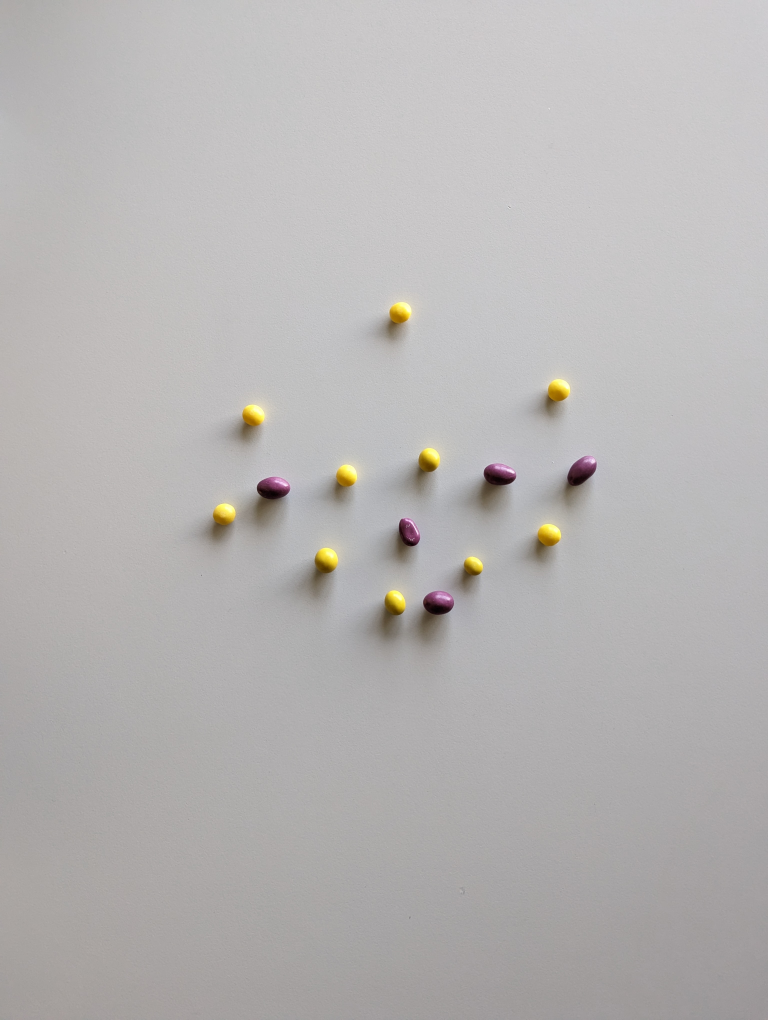
#> input picture WDPO/MassTest/data/01.jpg, 3072 x 4080 px (shown at 1/4 size)
$ python main.py
#> lines starting #> are read from the running program, lines starting #| are printed output that depends on the picture; after the words box and inside, x2 and y2 are one past the last pixel; in counts of white or black regions, pixels touching at a corner belong together
from __future__ import print_function
import numpy as np

import cv2
import cv2 as cv
import argparse

arr_low_h = [31, 0, 153, 162]
arr_high_h = [56, 30, 172, 180]

arr_low_s = [85, 144, 82, 50]
arr_high_s = [255, 255, 255, 189]

arr_low_v = [17, 169, 0, 179]
arr_high_v = [175, 245, 255, 255]

arr_dilation = []
arr_erosion = []

# [11 lines of commented-out code are left out]
low_H = 0
high_H = 30

low_S = 144
high_S = 255

low_V = 169
high_V = 245

# [18 lines of commented-out code are left out]

kernelE = np.ones((6,6),np.uint8)
kernelD = np.ones((5,5),np.uint8)


imgs = ["data/01.jpg", "data/02.jpg", "data/03.jpg", "data/04.jpg", "data/05.jpg", "data/06.jpg", "data/07.jpg", "data/08.jpg", "data/09.jpg", "data/10.jpg",
        "data/11.jpg", "data/12.jpg", "data/13.jpg", "data/14.jpg", "data/15.jpg", "data/16.jpg", "data/17.jpg", "data/18.jpg", "data/19.jpg", "data/20.jpg",
        "data/21.jpg", "data/22.jpg", "data/23.jpg", "data/24.jpg", "data/25.jpg", "data/26.jpg", "data/27.jpg", "data/28.jpg", "data/29.jpg", "data/30.jpg",
        "data/31.jpg", "data/32.jpg", "data/33.jpg", "data/34.jpg", "data/35.jpg", "data/36.jpg", "data/37.jpg",
        "data/38.jpg", "data/39.jpg"]

wyniki = [0, 6, 5, 5, 5, 5, 6, 6, 6, 6,
          0, 0, 4, 4, 4, 4, 4, 0, 2, 0,
          0, 1, 1, 1, 1, 1, 3, 3, 3, 3,
          3, 3, 3, 4, 4, 4, 2, 2, 2]

wynikiZo = [10, 8, 4, 4, 4, 4, 5, 0, 0, 2,
          2, 2, 2, 2, 8, 8, 8, 2, 0, 0,
          0, 0, 0, 0, 0, 0, 0, 0, 2, 2,
          9, 9, 9, 9, 4, 4, 2, 2, 2]

wynikiPu = [5, 5, 3, 3, 3, 3, 0, 0, 0, 0,
          4, 4, 4, 4, 4, 4, 4, 0, 0, 0,
          3, 0, 2, 2, 2, 2, 2, 2, 2, 3,
          2, 2, 2, 4, 4, 4, 2, 2, 2]

wynikiCZ = [0, 0, 9, 6, 6, 6, 8, 8, 8, 4,
          4, 4, 4, 4, 4, 4, 4, 0, 0, 3,
          0, 0, 0, 0, 3, 3, 3, 3, 3, 3,
          3, 3, 3, 4, 4, 4, 2, 2, 2]

wynikiAll = [wyniki, wynikiZo, wynikiPu, wynikiCZ]

skutecznosc = 0
pomylki = 0

licznik = 0


while True:

    img = cv.imread(imgs[licznik], cv.IMREAD_COLOR)
#> img is the input picture: shape (4080, 3072, 3); mean B, G, R 179.9, 180.3, 182.6

    imgR = cv2.resize(img, (0, 0), fx=0.25, fy=0.25, interpolation=cv2.INTER_AREA)
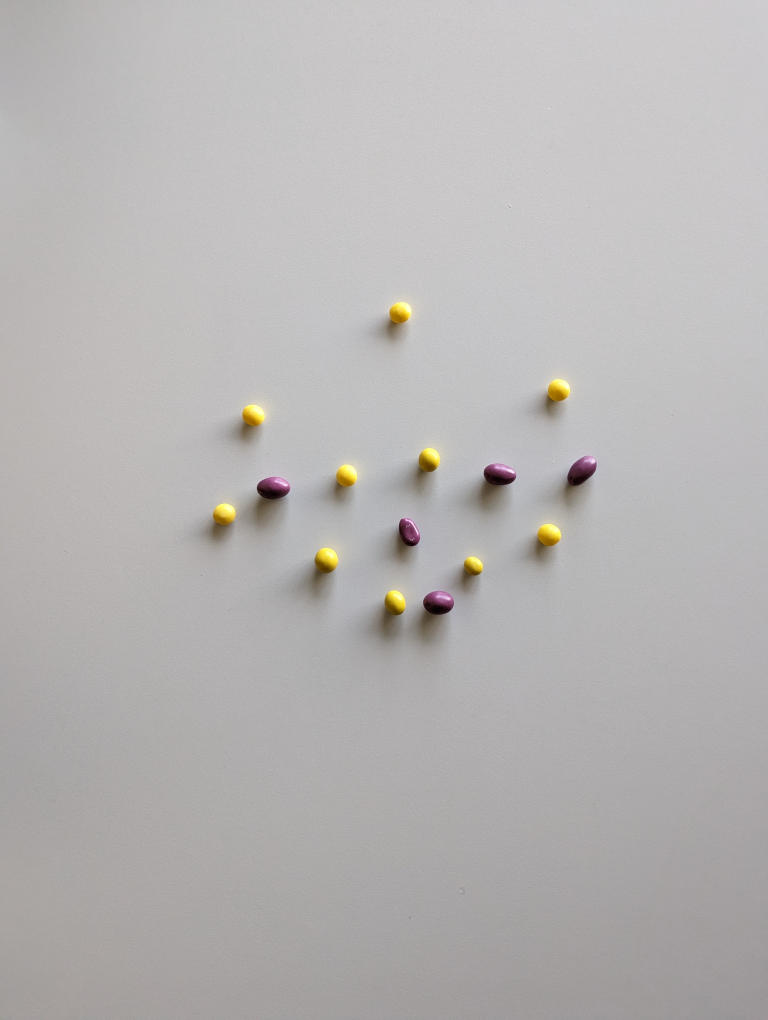
#> imgR: shape (1020, 768, 3); mean B, G, R 179.9, 180.3, 182.6

    imgB = cv2.blur(imgR, (5, 5), cv.BORDER_DEFAULT)

    if imgB is None:
        break

    frame_HSV = cv.cvtColor(imgB, cv.COLOR_BGR2HSV)
#> frame_HSV: shape (1020, 768, 3); mean H, S, V 82.5, 5.8, 182.9

    frame_threshold = cv.inRange(frame_HSV, (low_H, low_S, low_V), (high_H, high_S, high_V))
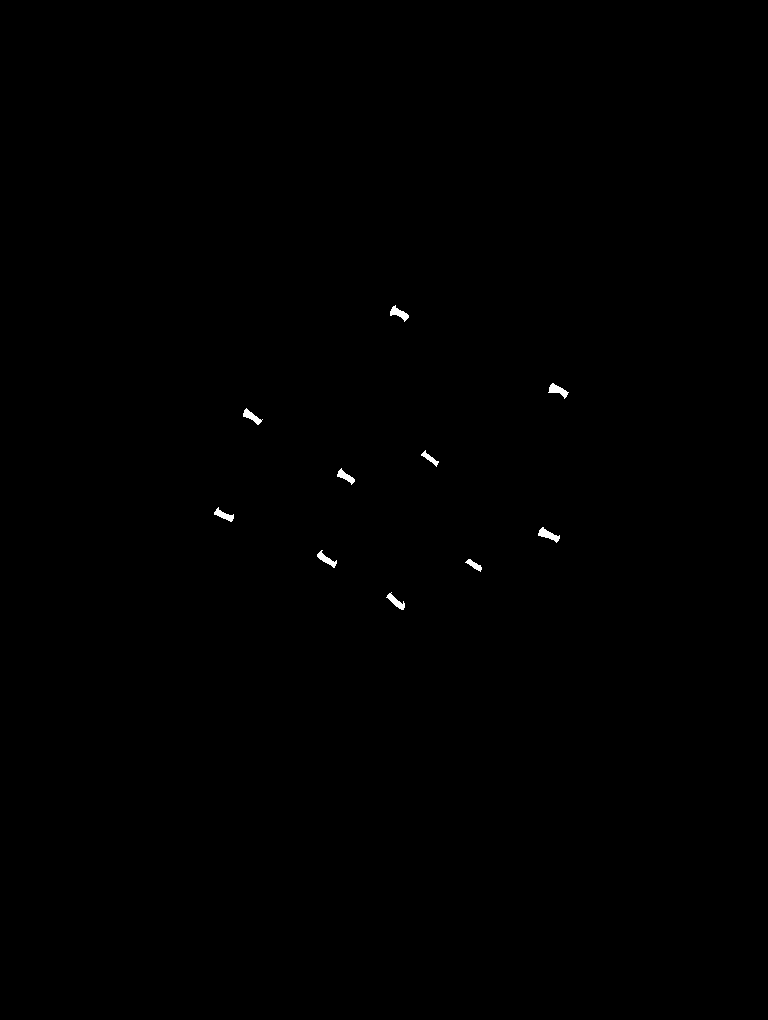
#> frame_threshold: shape (1020, 768); 0.16% white; 10 white regions, largest, box (x1, y1, x2, y2) and area: (538, 527, 560, 543) 154, (548, 383, 569, 399) 146, (390, 305, 409, 322) 141

    erosion = cv.erode(frame_threshold, kernelE, iterations=1)
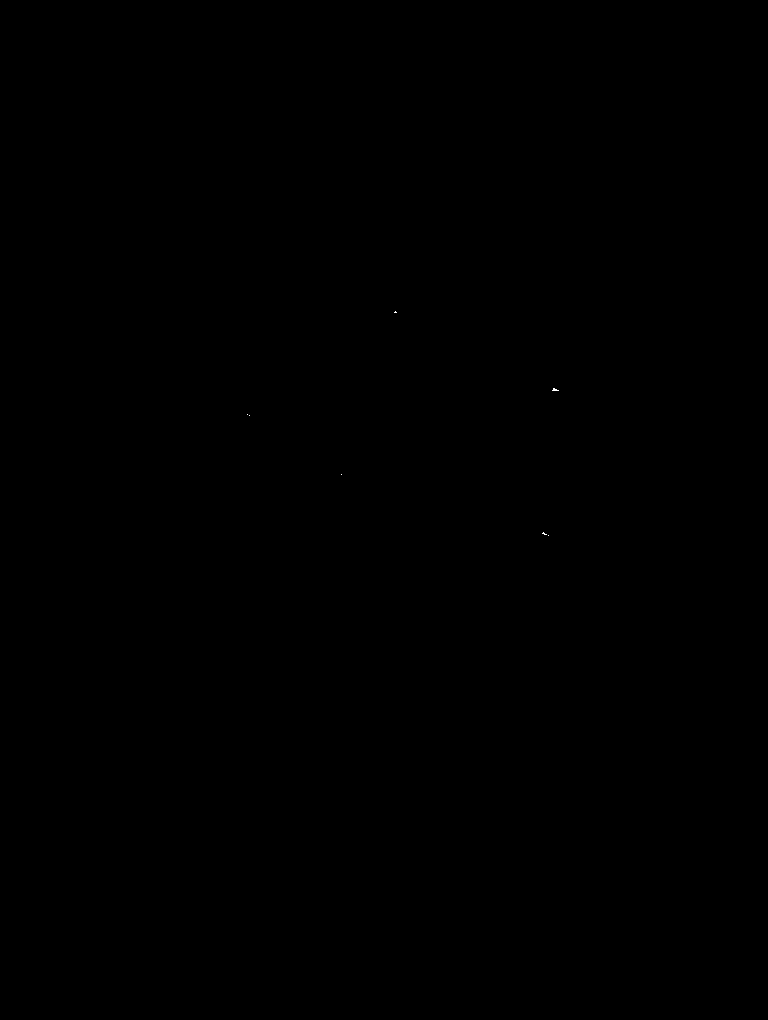
#> erosion: shape (1020, 768); 0% white in thin lines or dots, all inside (x1, y1, x2, y2) = (247, 311, 559, 536)
    dilation = cv.dilate(erosion, kernelD, iterations=1)
#> dilation: shape (1020, 768); 0.03% white; 5 white regions


    # [4 lines of commented-out code are left out]


    cv.imshow('Orginal', imgR)
    cv.imshow('thresh', frame_threshold)

    cv.imshow('open', dilation)

    contours, _ = cv2.findContours(dilation, cv2.RETR_EXTERNAL, cv2.CHAIN_APPROX_NONE)
#> contours = 5 contours, 1 with area under 20; largest, box (x1, y1, x2, y2) and area: (550, 386, 561, 393) 54, (540, 530, 551, 538) 53, (392, 309, 399, 315) 29, (245, 412, 252, 418) 27

    cv2.drawContours(imgR, contours, -1, (0, 0, 0), 3)
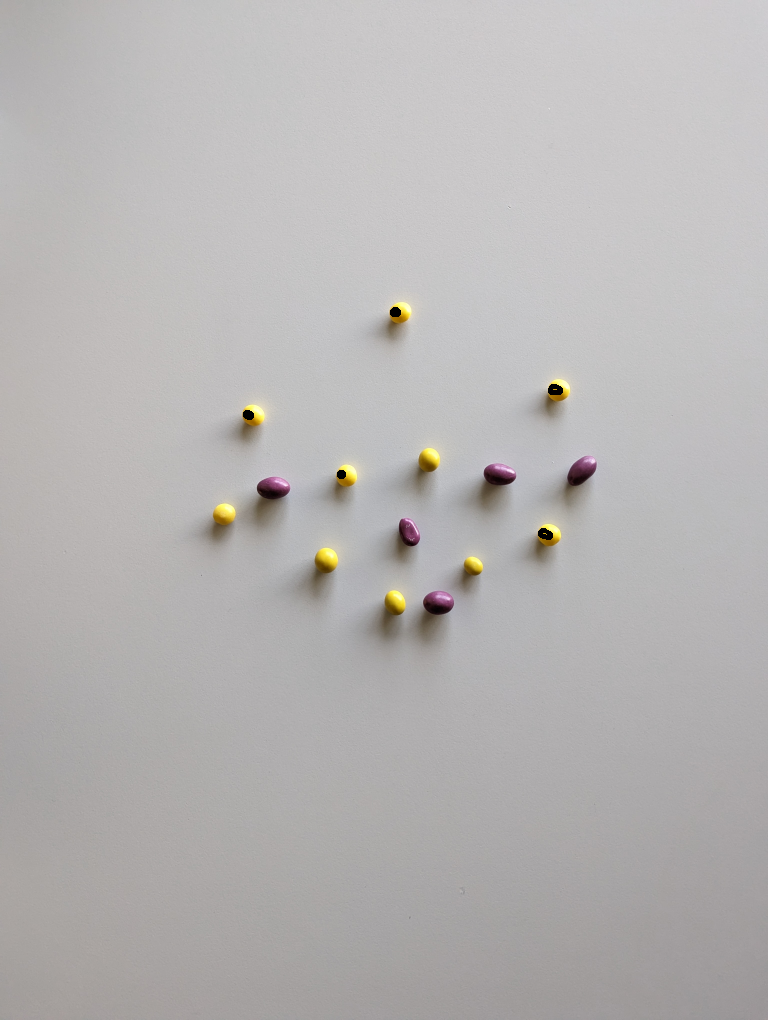
#> imgR: shape (1020, 768, 3); 0.07% of pixels changed, all inside (x1, y1, x2, y2) = (243, 307, 563, 540)
    cv2.imshow('cont', imgR)

    if wyniki[licznik] != len(contours):
        print(imgs[licznik])
        print('Wyszlo: ',len(contours), ", a powinno: ", wyniki[licznik])
#| Wyszlo:  5 , a powinno:  0
        key = cv.waitKey()
#> (key q is pressed here)
        pomylki+=1
    else:
        key = cv.waitKey(30)
        skutecznosc+=1;

    licznik += 1

    if key == ord('q') or key == 27 or licznik == len(imgs):
        print(f'Skuteczność:{100*skutecznosc/len(imgs)}%')
        print('pomylki:',pomylki)
        break

$ run again, with WDPO/MassTest/data/07.jpg copied over WDPO/MassTest/data/01.jpg
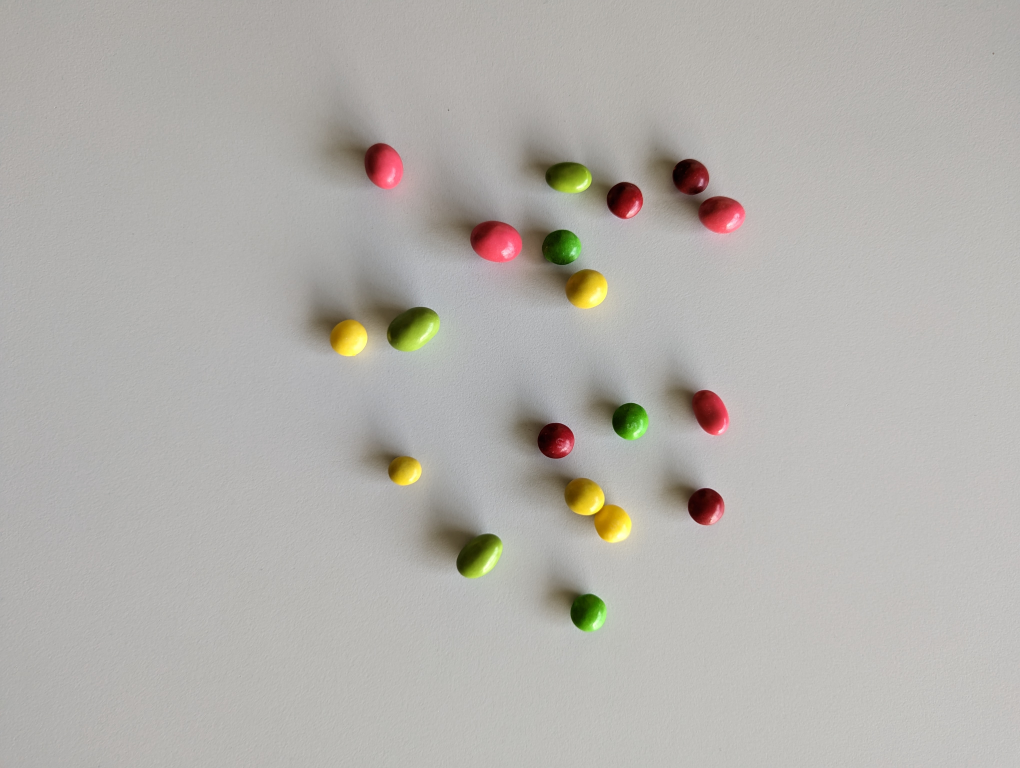
#> input picture WDPO/MassTest/data/07.jpg, 4080 x 3072 px (shown at 1/4 size)
#> img is the input picture: shape (3072, 4080, 3); mean B, G, R 171.9, 176.5, 179.3
#> frame_HSV: shape (768, 1020, 3); mean H, S, V 27.3, 13.3, 179.8
#> `frame_threshold = cv.inRange(frame_HSV, (low_H, low_S, low_V), (high_H..`:
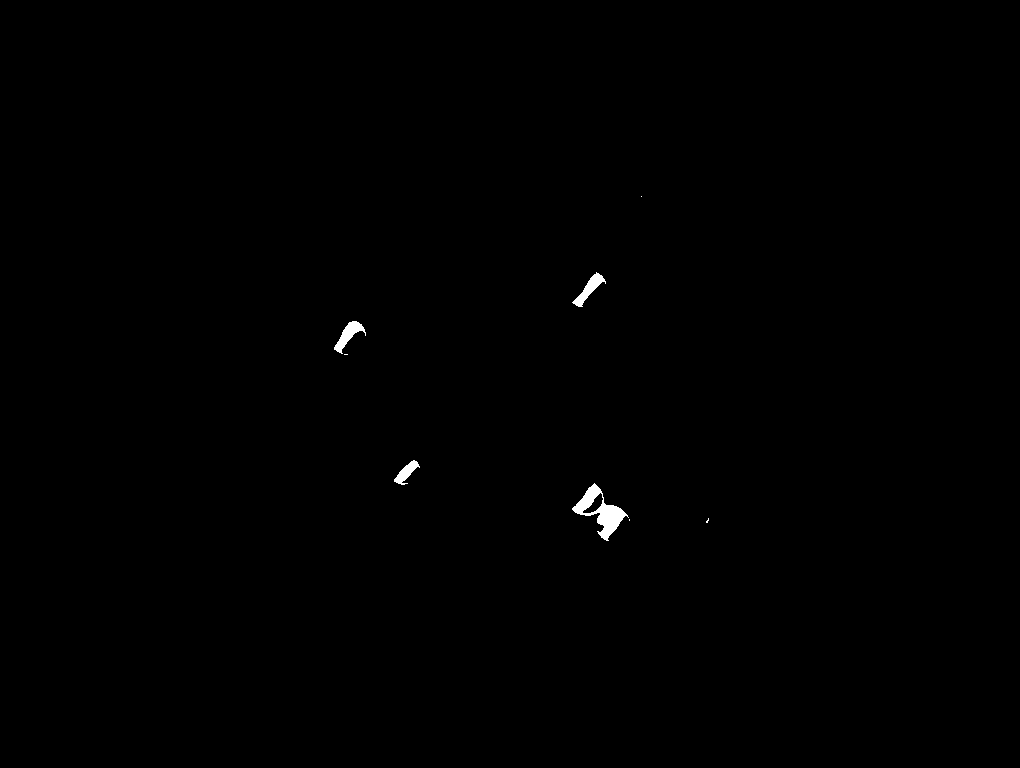
#> frame_threshold: shape (768, 1020); 0.27% white; 8 white regions (4 under 20 px), largest, box (x1, y1, x2, y2) and area: (572, 483, 629, 541) 1103, (334, 321, 366, 354) 388, (572, 272, 606, 307) 376, (394, 460, 420, 485) 269
#> erosion: shape (768, 1020); 0.08% white; 6 white regions (1 under 20 px), largest, box (x1, y1, x2, y2) and area: (601, 508, 622, 536) 318, (577, 489, 598, 512) 112, (339, 325, 360, 349) 97, (586, 277, 601, 294) 61, (399, 464, 415, 481) 46
#> dilation: shape (768, 1020); 0.21% white; 5 white regions
#> contours = 5 contours; box (x1, y1, x2, y2) and area: (599, 506, 624, 538) 502, (575, 487, 600, 514) 270, (337, 323, 362, 351) 256, (576, 275, 603, 306) 254, (397, 462, 417, 483) 168
#> `cv2.drawContours(imgR, contours, -1, (0, 0, 0), 3)`:
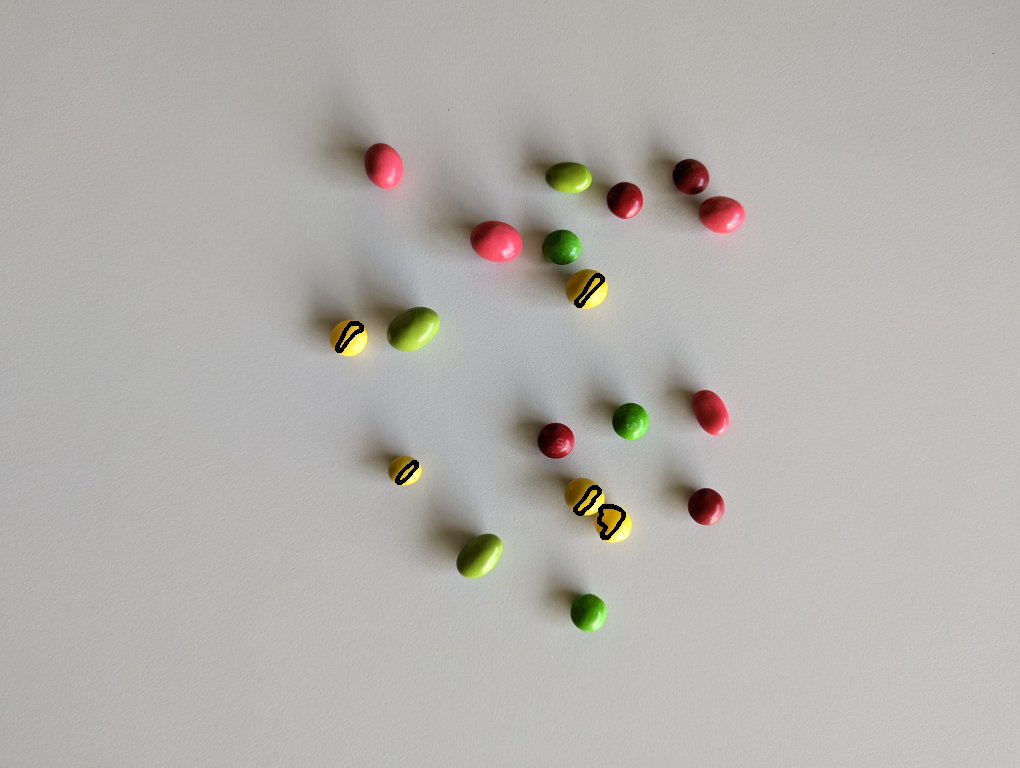
#> imgR: shape (768, 1020, 3); mean B, G, R 171.8, 176.1, 178.8
#| Wyszlo:  5 , a powinno:  0
